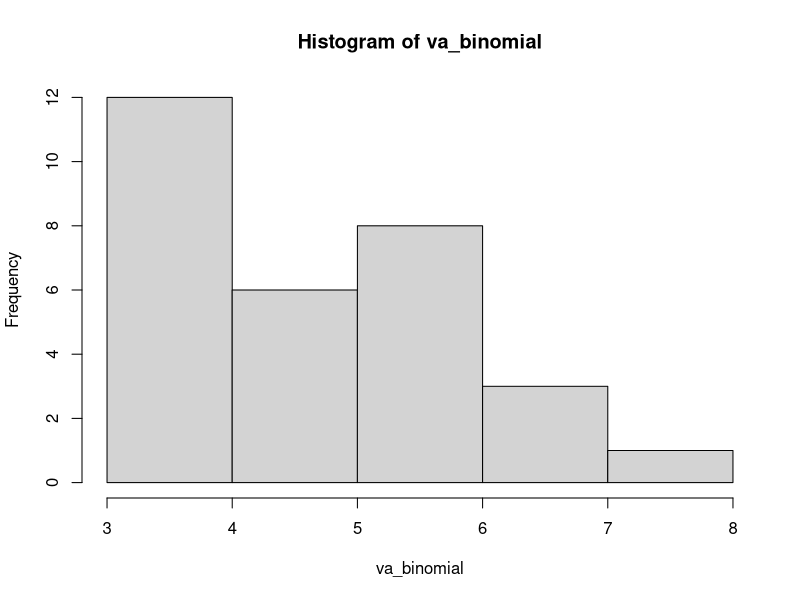
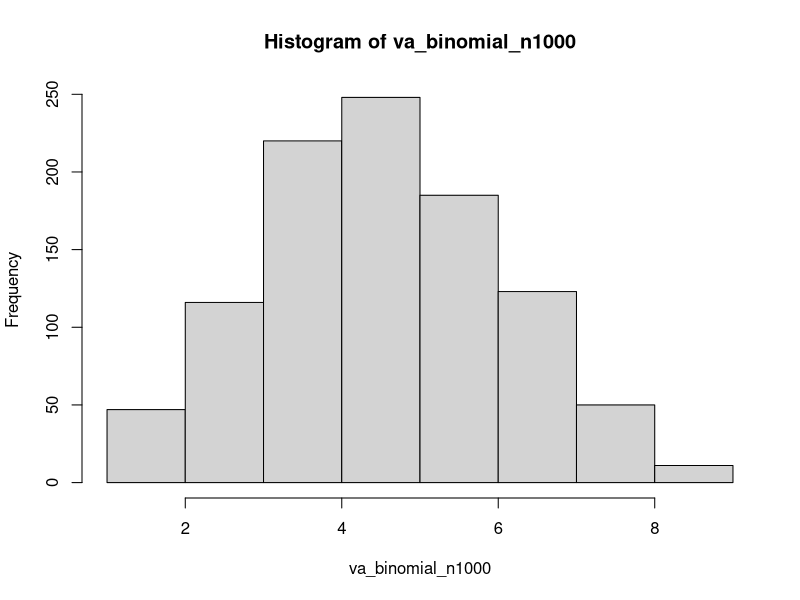
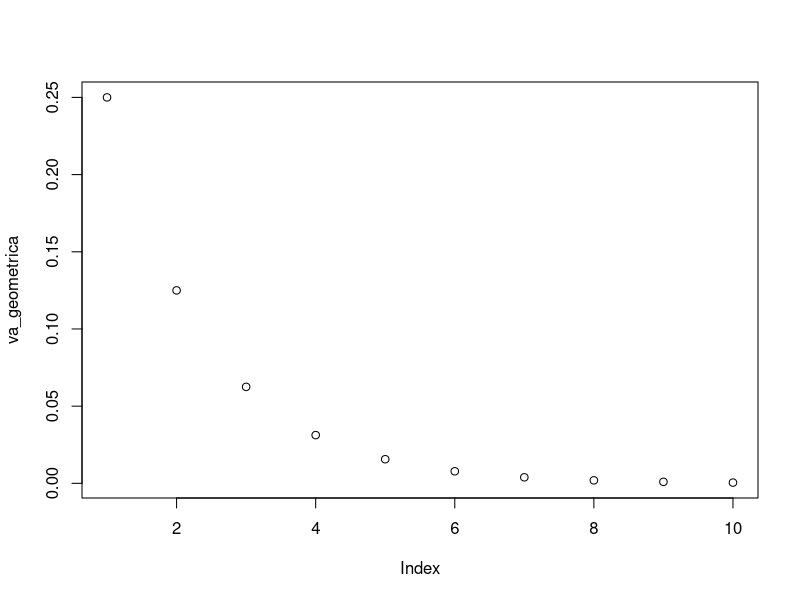
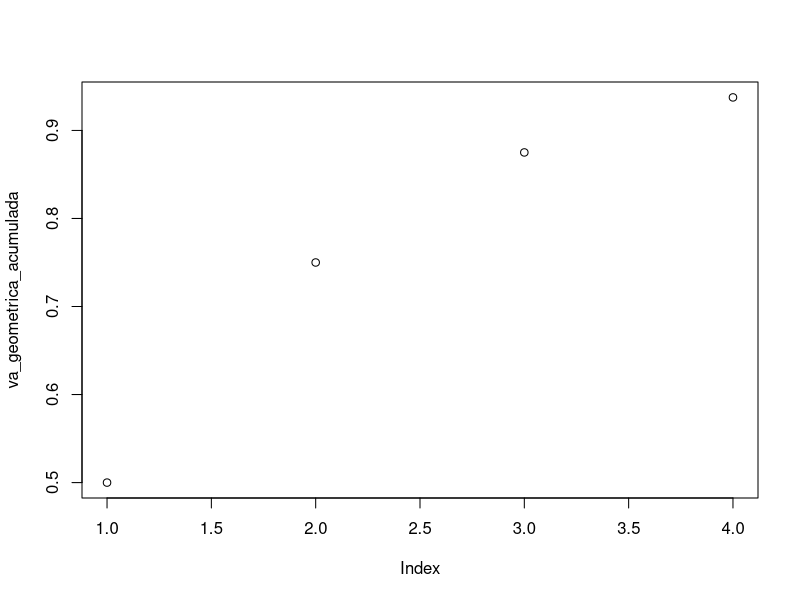
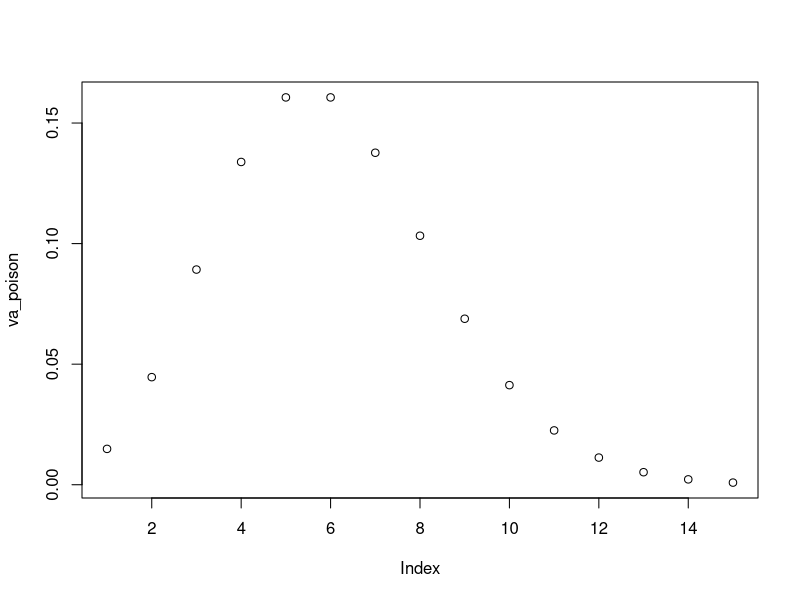
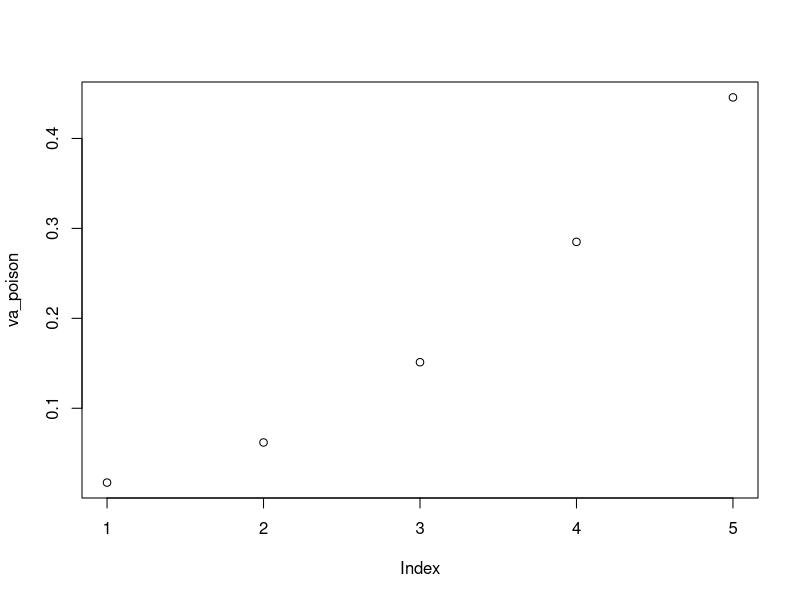
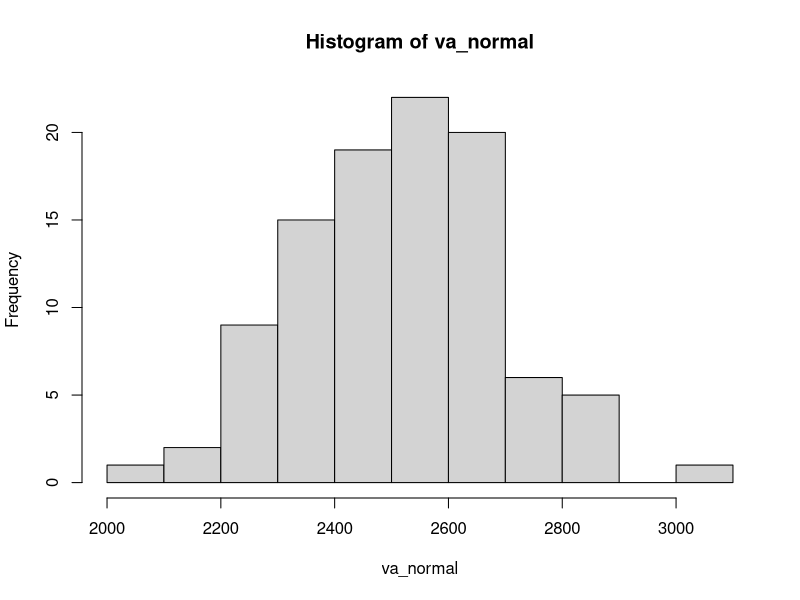
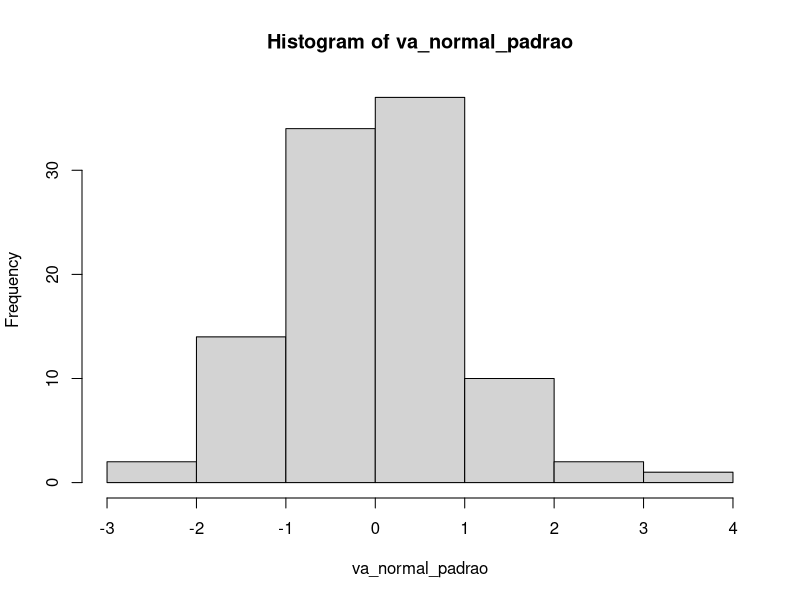

Generate these figures, in order, with R:
########################################################### 
####### Distribuições de Probabilidades #######
## AED - Capitulo 02 - Prof. Máiron Chaves #### 
########################################################### 

#### DISTRIBUIÇÃO BINOMIAL #### 
################################

# Exemplo: Definindo como sucesso o cliente comprar, e supondo que a probabilidade de sucesso é 50%.
# Ao passar 10 clientes em nossa loja, qual a probabilidade de realizarmos 2 vendas? 
# Ou seja, queremos encontrar a probabilidade de dois sucessos, em dez tentativas.
# Cuja probabilidade de sucesso # em cada tentativa é 50%

dbinom (x = 2, size = 10, prob = 0.5)

#Onde:
# x é o número de sucessos,
# size é o número de tentativas,
# prob é a probabilidade de sucesso em cada tentativa


# A função a seguir gera quantidades aleatórias de sucesso oriundos de uma quantidade (size) 
# de tentativas dada a probabilidade (prob) de sucesso.
# É útil para realizar experimentos. Podemos simular qual a frequencia esperada de vendas 
# a cada dez clientes ?
# Ainda mantendo a probabilidade de sucesso (cliente comprar) de 50%
va_binomial <- rbinom(n = 30, size=10, prob=0.5)

#Onde:
# n é a quantidade de vezes que o experimento deve ser repetido
# size é o número de tentativas a cada experimento
# prob é o número de sucesso em cada uma das tentativas

# A maior barra no histograma representa a quantidade esperada de vendas
hist(va_binomial) 
# Ajuste o parametro n para 1000 e plote o histograma, 
# observe como a distribuição binomial se aproxima da normal
# Podemos também querer a probabilidade de que até dois clientes comprem.
va_binomial_n1000 <- rbinom(n = 1000, size=10, prob=0.5)
hist(va_binomial_n1000)

# Ao invés de saber a probabilidade de exatos dois comprarem. 
# A probabilidade de até dois clientes comprarem é:
# (probabilidade de nenhum cliente comprar) + (probabilidade de um cliente comprar) + 
# probabilidade de dois cliente comprarem)
# Formalizando: P(X<=2) = P(X=0) + P(X=1) + P(X=2)

pbinom(q = 2,size = 10, prob = 0.5)
#A probabilidade de que até dois clientes comprem ao entrarem dez clientes, é de 5,48%

##################################
#### DISTRIBUIÇÃO GEOMÉTRICA ####
##################################
# Exemplo: Definindo como sucesso o cliente comprar, e supondo que a probabilidade de sucesso é 50%.
# Qual a probabilidade da primeira venda ocorrer quando o quinto cliente entrar na loja?

dgeom(x = 5, prob = 0.5)
#Onde:
# x é o número de tentativas
# prob é a probabilidade de sucessos
# Podemos utilizar a mesma função para nos dar a probabilidade do sucesso ocorrer na primeira tentativa,
#Segunda tentativa, terceira tentativa ... até a décima tentativa.

va_geometrica <- dgeom(x = 1:10, prob = 0.5) 
plot(va_geometrica) 

# Veja como as probabilidades vão diminuindo. A probabilidade de sucesso de 50% é relativamente alta,
# então é muito provavel que o sucesso ocorra logo nas primeiras tentativas
# Podemos utilizar a distribuição geométrica acumulada para saber qual a probabilidade do primeiro sucesso
# ocorrer na primeira tentativa OU na segunda tentativa OU na terceira tentativa #Formalizando, queremos: P(X<=3)
va_geometrica_acumulada <- pgeom(0:3, prob = 0.5) 
plot(va_geometrica_acumulada) 



#########################################
#### DISTRIBUIÇÃO BINOMIAL NEGATIVA #### 
#########################################
# Exemplo: Definindo como sucesso o cliente comprar, e supondo que a probabilidade de sucesso é 50%.

# Qual a probabilidade de ter que entrar 8 clientes até que a segunda venda ocorra?
dnbinom(x=2, size = 8, prob = 0.50)

#Onde:
# x é o número de sucessos
# size é a quantidade de tentativas


# prob é a probabilidade de sucesso
#########################################
#### DISTRIBUIÇÃO POISSON ####
#########################################
# Exemplo: Uma loja recebe em média, 6 (𝝺) clientes por minuto.
# Qual a probabilidade de que 5(x) clientes entrem em um minuto?
dpois(x= 5,lambda = 6)
#Onde:
# x é a quantidade a ser testada
# lambda é a taxa média de ocorrêcia do evento em um determinado período de intervalo de tempo ou espaço
# Podemos utilizar a mesma funcao para obter a probabilidade de entrar um cliente, dois clientes... quinze clientes
va_poison <- dpois(x = 1:15, lambda = 6)
plot(va_poison)

# Observe que os valores se distribuiem simetricamente en tormo de seis, use acontece porque o paramentro
# lambda é a média (e também o desvio padrão) da distribuição de Poisson
# Também podemos obter a probabilidade acumulada de até 5 clientes entrarem na loja em um minuto

#Formalizando, queremos: P(X<=5)
va_poison <- ppois(1:5, lambda = 6)
plot(va_poison)


#########################################
#### DISTRIBUIÇÃO NORMAL ####
#########################################
# Exemplo: Suponha que a distribuição dos salários dos funcionários de uma empresa 
# sigam uma distribuição normal com média 𝜇=2.500 e desvio padrão σ= 170.
# Ao selecionar aleatoriamente um indivíduo dessa população, qual a probabilidade
# de ter salário entre #2.400 e 2.600 ?
# Precisamos achar a probabilidade do indivíduo ter um salário de até 2.600 
# e subtrair pela probabilidade do indivíduo ter o salário até 2.400

#P(X<=2600)
probabilidade_ate_2600 <- pnorm(q = 2600, mean = 2500, sd =170 ) 
#P(X<=2400)
probabilidade_ate_2400 <- pnorm(q = 2400, mean = 2500, sd =170 )

#P(X<=2600) - P(X<=2400) probabilidade_ate_2600 - probabilidade_ate_2400

# Podemos gerar 100 números aleatórios para uma distribuição normal com média 2500 
# e desvio padrão 170
va_normal <- rnorm(n = 100, mean = 2500,sd = 170)
hist(va_normal)


#########################################
#### DISTRIBUIÇÃO NORMAL PADRÃO ####
#########################################
# O comando scale() padroniza uma variável aleatória.
# Ao aplicar o comando na variável va_normal que acabmos de criar, 
# ela ficará com média zero e desvio padrão unitário
va_normal_padrao <- scale(va_normal)
hist(va_normal_padrao)

# Exemplo: Suponha que a distribuição dos salários dos funcionários 
# de uma empresa sigam uma distribuição
# normal com média 𝜇=2.500 e desvio padrão σ= 170.
# Ao selecionar aleatoriamente um indivíduo dessa população, qual a probabilidade de ter
# salário acima de 2.600 ? #Padronização
z <- (2600-2500)/170


pnorm(z, mean = 0, sd = 1)
#ou simplesmente
pnorm(z)
#Podemos também visualizar onde está o nosso valor Z em relação a média

# Plota curva de densidade
plot(density(scale(va_normal))) 
# Gera uma linha sobre média, que é zero pois padronizamos a distribuição
abline(v = 0,col = 'blue') 
# Gera uma linha sobre o valor z obtido
abline(v = 0.58,col = 'red')


######################################### 
#### DISTRIBUIÇÃO F #### #
########################################
#Gerando uma amostra aleatória de 1000 número seguindo uma distribuição F
va_f<-rf(n=1000,df1= 5,df2= 33)
# Onde:
# n é a quantidade de números a ser gerado # df1 é o primeiro grau de liberidade
# df2 é o segundo grau de liberdade hist(va_f)
#Vá aumentando os graus de liberdade e observe como a distribuição se aproxima da normal


#Informação Extra: Uma distribuição F é a razão entre duas chi-quadrado 

#########################################
#### DISTRIBUIÇÃO T #### 
#########################################
#Gera uma amostra aleatória de 1000 números seguindo uma distribuição T
va_t <- rt(1000, df = 2)
hist(va_t)
# Observe que a distribuição t, assim como a normal padrão, é centrada no zero
# Vá aumentando o grau de liberdade e observando o comportamento do histograma



#########################################
#### DISTRIBUIÇÃO QUI-QUADRADO ####
#########################################
#Gera uma amostra aleatória de 1000 números seguindo uma distribuição qui- quadrado
va_QuiQuadrado <- rchisq(1000,df = 3) 
hist(va_QuiQuadrado)